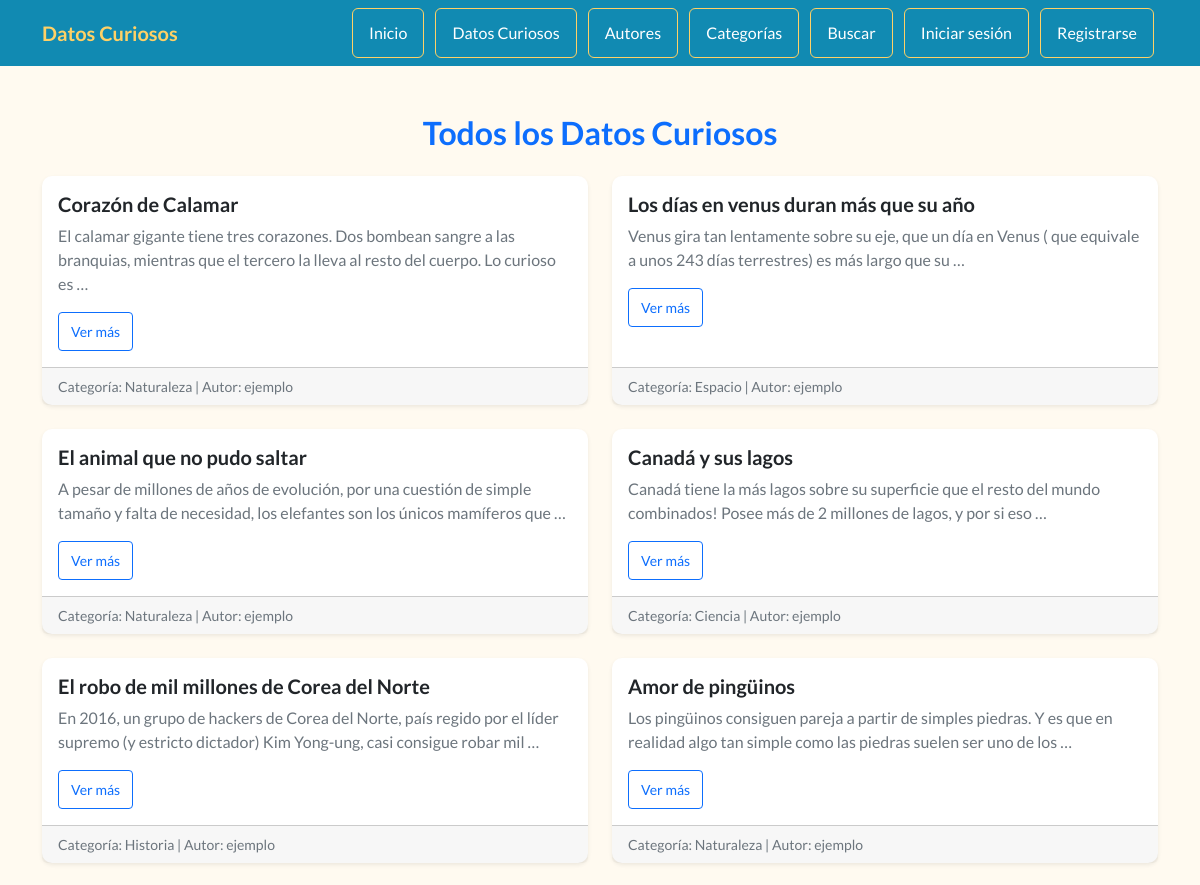
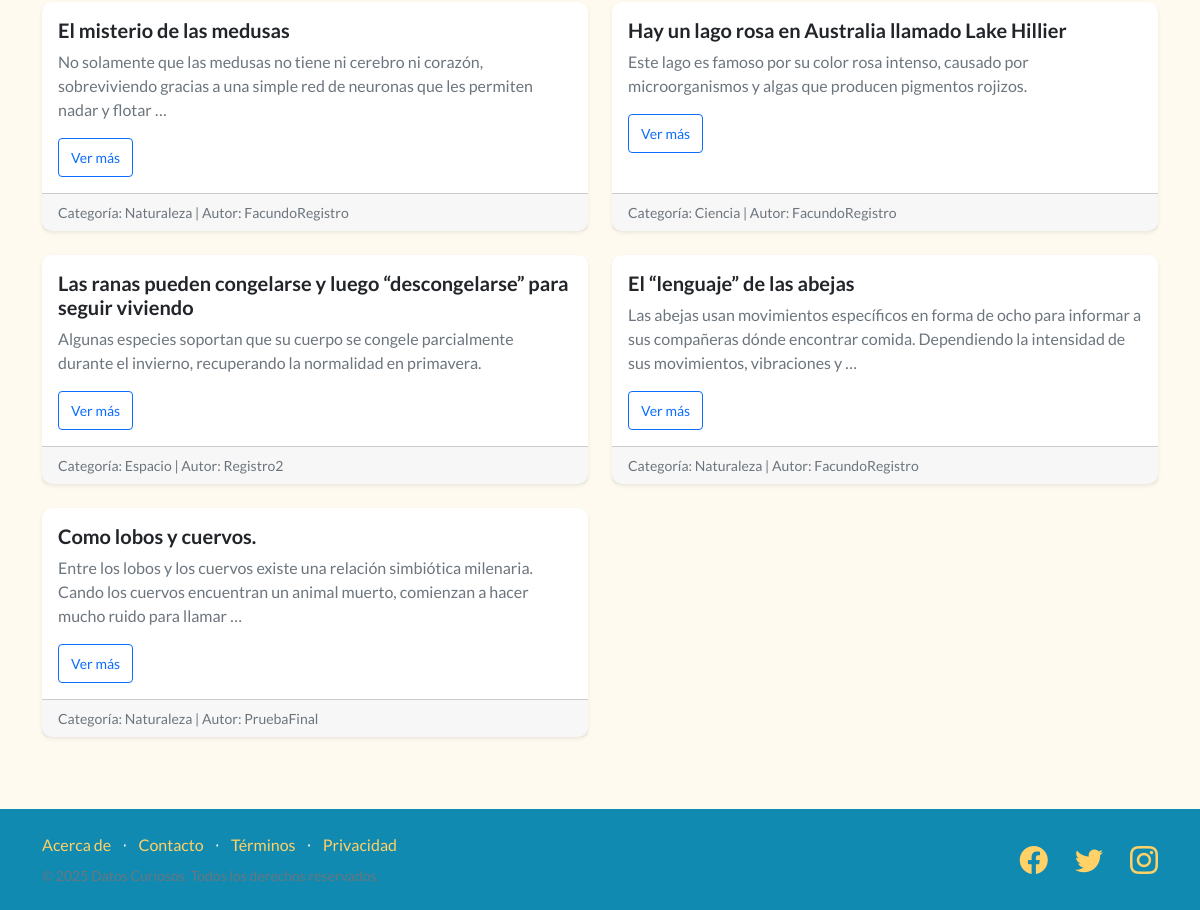
/datos/, run on the app's committed database (2 pictures, top to bottom).
### AppCoder/models.py (models this page shows, shortened)
class DatoCurioso(models.Model):
    titulo = models.CharField(max_length=200)
    descripcion = models.TextField()
    autor = models.ForeignKey(User, on_delete=models.CASCADE, related_name="datos")
    categoria = models.ForeignKey(Categoria, on_delete=models.SET_NULL, null=True)

class Categoria(models.Model):
    nombre = models.CharField(max_length=100)
    def __str__(self):
        return self.nombre

### AppCoder/views.py (the view)
# urls.py: path('datos/', views.lista_datos, name='lista_datos'),
def lista_datos(request):
    datos = DatoCurioso.objects.all()
    return render(request, "AppCoder/datosCuriosos.html", {"datos": datos})

### AppCoder/templates/AppCoder/datosCuriosos.html (shortened to what this page needs)
{% extends 'AppCoder/padre.html' %}
{% load static %}
{% block contenido %}
<div class="container py-5">
    <h2 class="text-center text-primary mb-4">Todos los Datos Curiosos</h2>
    {% if datos %}
        <div class="row">
            {% for dato in datos %}
                <div class="col-md-6 mb-4">
                    <div class="card h-100 shadow-sm border-0">
                        <div class="card-body">
                            <h5 class="card-title text-dark fw-bold">{{ dato.titulo }}</h5>
                            <p class="card-text text-muted">
                                {{ dato.descripcion|truncatewords:25 }}
                            </p>
                            <a href="{% url 'detalle_dato' dato.id %}" class="btn btn-outline-primary btn-sm">Ver más</a>
                        </div>
                        <div class="card-footer text-muted small">
                            Categoría: {{ dato.categoria }} | Autor: {{ dato.autor.username }}
                        </div>
                    </div>
                </div>
            {% endfor %}
        </div>
    {% else %}
        <p class="text-center text-muted">Aún no hay datos curiosos publicados.</p>
    {% endif %}
</div>
{% endblock %}

### AppCoder/templates/AppCoder/padre.html (style rules this page uses)
body { background-color: #fffaf0; font-family: 'Lato', sans-serif; color: #2b2d42; }
.card { background-color: #ffffff; border: none; border-radius: 10px; box-shadow: 0 4px 14px rgba(0, 0, 0, 0.08); }

### data on the page
DatoCurioso: titulo "Corazón de Calamar", descripcion "El calamar gigante tiene tres corazones. Dos bombean sangre a las branquias, mientras que el tercero la lleva al resto del cuerpo. Lo curioso es …", categoria "Naturaleza", autor.username "ejemplo"
DatoCurioso: titulo "Los días en venus duran más que su año", descripcion "Venus gira tan lentamente sobre su eje, que un día en Venus ( que equivale a unos 243 días terrestres) es más largo que su …", categoria "Espacio", autor.username "ejemplo"
DatoCurioso: titulo "El animal que no pudo saltar", descripcion "A pesar de millones de años de evolución, por una cuestión de simple tamaño y falta de necesidad, los elefantes son los únicos mamíferos que …", categoria "Naturaleza", autor.username "ejemplo"
DatoCurioso: titulo "Canadá y sus lagos", descripcion "Canadá tiene la más lagos sobre su superficie que el resto del mundo combinados! Posee más de 2 millones de lagos, y por si eso …", categoria "Ciencia", autor.username "ejemplo"
DatoCurioso: titulo "El robo de mil millones de Corea del Norte", descripcion "En 2016, un grupo de hackers de Corea del Norte, país regido por el líder supremo (y estricto dictador) Kim Yong-ung, casi consigue robar mil …", categoria "Historia", autor.username "ejemplo"
DatoCurioso: titulo "Amor de pingüinos", descripcion "Los pingüinos consiguen pareja a partir de simples piedras. Y es que en realidad algo tan simple como las piedras suelen ser uno de los …", categoria "Naturaleza", autor.username "ejemplo"
DatoCurioso: titulo "El misterio de las medusas", descripcion "No solamente que las medusas no tiene ni cerebro ni corazón, sobreviviendo gracias a una simple red de neuronas que les permiten nadar y flotar …", categoria "Naturaleza", autor.username "FacundoRegistro"
DatoCurioso: titulo "Hay un lago rosa en Australia llamado Lake Hillier", descripcion "Este lago es famoso por su color rosa intenso, causado por microorganismos y algas que producen pigmentos rojizos.", categoria "Ciencia", autor.username "FacundoRegistro"
DatoCurioso: titulo "Las ranas pueden congelarse y luego “descongelarse” para seguir viviendo", descripcion "Algunas especies soportan que su cuerpo se congele parcialmente durante el invierno, recuperando la normalidad en primavera.", categoria "Espacio", autor.username "Registro2"
DatoCurioso: titulo "El “lenguaje” de las abejas", descripcion "Las abejas usan movimientos específicos en forma de ocho para informar a sus compañeras dónde encontrar comida. Dependiendo la intensidad de sus movimientos, vibraciones y …", categoria "Naturaleza", autor.username "FacundoRegistro"
DatoCurioso: titulo "Como lobos y cuervos.", descripcion "Entre los lobos y los cuervos existe una relación simbiótica milenaria. Cando los cuervos encuentran un animal muerto, comienzan a hacer mucho ruido para llamar …", categoria "Naturaleza", autor.username "PruebaFinal"
